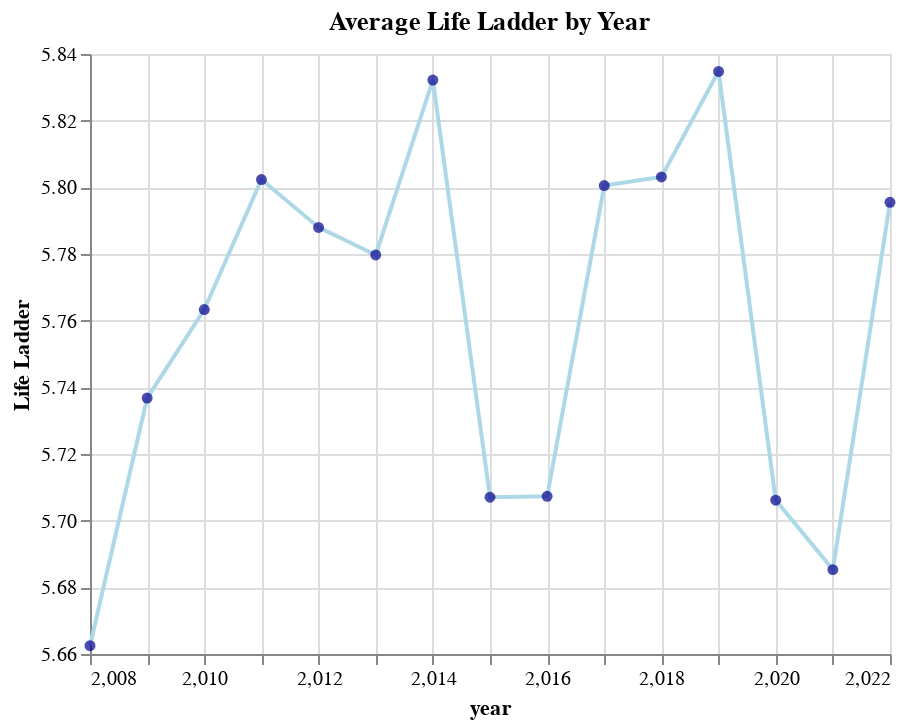

The notebook cell saved with this chart:
### Markdown cell above
Now that we can see which countries generally have a high or low average life ladder, let's visualize the average life ladder by year to see if there are any potential outside factors affecting the average happiness level.

### Code cell
# group the dataframe by 'year' and calculate the average 'Life Ladder'
average_life_ladder = whr_clean.groupby('year')['Life Ladder'].mean().reset_index()

# create the line plot
line_plot = alt.Chart(average_life_ladder).mark_line(color='lightblue').encode(
    x=alt.X('year', scale=alt.Scale(zero=False)),
    y=alt.Y('Life Ladder', scale=alt.Scale(zero=False))
)
# adding data points
points = alt.Chart(average_life_ladder).mark_circle(color='darkblue').encode(
    x='year',
    y='Life Ladder'
)
# combine the line plot and data points
avg_ll_lineplot = line_plot + points

# plot title
avg_ll_lineplot = avg_ll_lineplot.properties(
    title='Average Life Ladder by Year'
)
# display
avg_ll_lineplot

### Figure 1 — Vega-Lite specification as saved in the notebook (floating-point values rounded to 4 significant figures)
{"$schema": "https://vega.github.io/schema/vega-lite/v4.17.0.json", "config": {"view": {"continuousHeight": 300, "continuousWidth": 400}}, "data": {"name": "data-3124997487fe6b120a3e60aa84ef1125"}, "datasets": {"data-3124997487fe6b120a3e60aa84ef1125": [{"Life Ladder": 5.662, "year": 2008}, {"Life Ladder": 5.737, "year": 2009}, {"Life Ladder": 5.763, "year": 2010}, {"Life Ladder": 5.802, "year": 2011}, {"Life Ladder": 5.788, "year": 2012}, {"Life Ladder": 5.78, "year": 2013}, {"Life Ladder": 5.832, "year": 2014}, {"Life Ladder": 5.707, "year": 2015}, {"Life Ladder": 5.707, "year": 2016}, {"Life Ladder": 5.801, "year": 2017}, {"Life Ladder": 5.803, "year": 2018}, {"Life Ladder": 5.835, "year": 2019}, {"Life Ladder": 5.706, "year": 2020}, {"Life Ladder": 5.685, "year": 2021}, {"Life Ladder": 5.796, "year": 2022}]}, "layer": [{"encoding": {"x": {"field": "year", "scale": {"zero": false}, "type": "quantitative"}, "y": {"field": "Life Ladder", "scale": {"zero": false}, "type": "quantitative"}}, "mark": {"color": "lightblue", "type": "line"}}, {"encoding": {"x": {"field": "year", "type": "quantitative"}, "y": {"field": "Life Ladder", "type": "quantitative"}}, "mark": {"color": "darkblue", "type": "circle"}}], "title": "Average Life Ladder by Year"}
